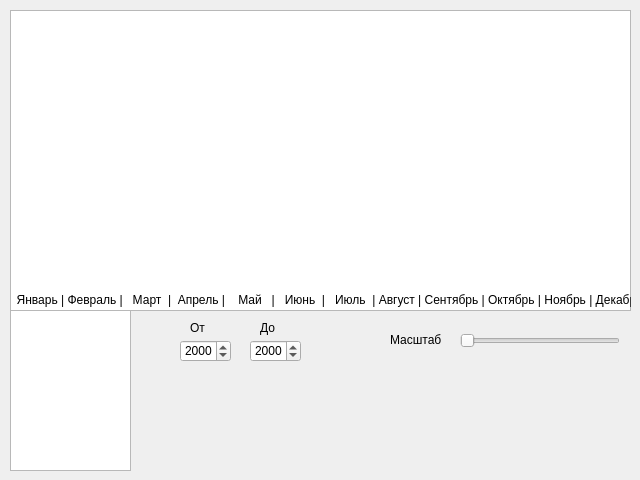
<?xml version="1.0" encoding="UTF-8"?>
<ui version="4.0">
 <class>StatistikDohod</class>
 <widget class="QWidget" name="StatistikDohod">
  <property name="geometry">
   <rect>
    <x>0</x>
    <y>0</y>
    <width>640</width>
    <height>480</height>
   </rect>
  </property>
  <property name="minimumSize">
   <size>
    <width>640</width>
    <height>480</height>
   </size>
  </property>
  <property name="maximumSize">
   <size>
    <width>640</width>
    <height>480</height>
   </size>
  </property>
  <property name="windowTitle">
   <string>DohodStatistic</string>
  </property>
  <widget class="QGraphicsView" name="graphicsView">
   <property name="geometry">
    <rect>
     <x>10</x>
     <y>10</y>
     <width>621</width>
     <height>301</height>
    </rect>
   </property>
   <property name="sceneRect">
    <rectf>
     <x>0.000000000000000</x>
     <y>0.000000000000000</y>
     <width>619.000000000000000</width>
     <height>282.000000000000000</height>
    </rectf>
   </property>
   <property name="alignment">
    <set>Qt::AlignLeading|Qt::AlignLeft|Qt::AlignTop</set>
   </property>
  </widget>
  <widget class="QLabel" name="label">
   <property name="geometry">
    <rect>
     <x>10</x>
     <y>290</y>
     <width>621</width>
     <height>20</height>
    </rect>
   </property>
   <property name="text">
    <string>  Январь | Февраль |   Март  |  Апрель |    Май   |   Июнь  |   Июль  | Август | Сентябрь | Октябрь | Ноябрь | Декабрь</string>
   </property>
  </widget>
  <widget class="QSlider" name="ScaleSlider">
   <property name="geometry">
    <rect>
     <x>460</x>
     <y>330</y>
     <width>160</width>
     <height>22</height>
    </rect>
   </property>
   <property name="minimum">
    <number>0</number>
   </property>
   <property name="maximum">
    <number>100</number>
   </property>
   <property name="value">
    <number>0</number>
   </property>
   <property name="sliderPosition">
    <number>0</number>
   </property>
   <property name="orientation">
    <enum>Qt::Horizontal</enum>
   </property>
  </widget>
  <widget class="QLabel" name="label_2">
   <property name="geometry">
    <rect>
     <x>390</x>
     <y>330</y>
     <width>61</width>
     <height>20</height>
    </rect>
   </property>
   <property name="text">
    <string>Масштаб</string>
   </property>
  </widget>
  <widget class="QGraphicsView" name="graphicsView_2">
   <property name="geometry">
    <rect>
     <x>10</x>
     <y>310</y>
     <width>121</width>
     <height>161</height>
    </rect>
   </property>
   <property name="sceneRect">
    <rectf>
     <x>0.000000000000000</x>
     <y>0.000000000000000</y>
     <width>79.000000000000000</width>
     <height>159.000000000000000</height>
    </rectf>
   </property>
   <property name="alignment">
    <set>Qt::AlignLeading|Qt::AlignLeft|Qt::AlignTop</set>
   </property>
  </widget>
  <widget class="QDateEdit" name="dateStart">
   <property name="geometry">
    <rect>
     <x>180</x>
     <y>340</y>
     <width>51</width>
     <height>22</height>
    </rect>
   </property>
   <property name="currentSection">
    <enum>QDateTimeEdit::YearSection</enum>
   </property>
   <property name="displayFormat">
    <string>yyyy</string>
   </property>
  </widget>
  <widget class="QLabel" name="label_3">
   <property name="geometry">
    <rect>
     <x>190</x>
     <y>320</y>
     <width>47</width>
     <height>16</height>
    </rect>
   </property>
   <property name="text">
    <string>От</string>
   </property>
  </widget>
  <widget class="QLabel" name="label_4">
   <property name="geometry">
    <rect>
     <x>260</x>
     <y>320</y>
     <width>47</width>
     <height>16</height>
    </rect>
   </property>
   <property name="text">
    <string>До</string>
   </property>
  </widget>
  <widget class="QDateEdit" name="dateEnd">
   <property name="geometry">
    <rect>
     <x>250</x>
     <y>340</y>
     <width>51</width>
     <height>22</height>
    </rect>
   </property>
   <property name="currentSection">
    <enum>QDateTimeEdit::YearSection</enum>
   </property>
   <property name="displayFormat">
    <string>yyyy</string>
   </property>
  </widget>
 </widget>
 <resources/>
 <connections/>
</ui>
